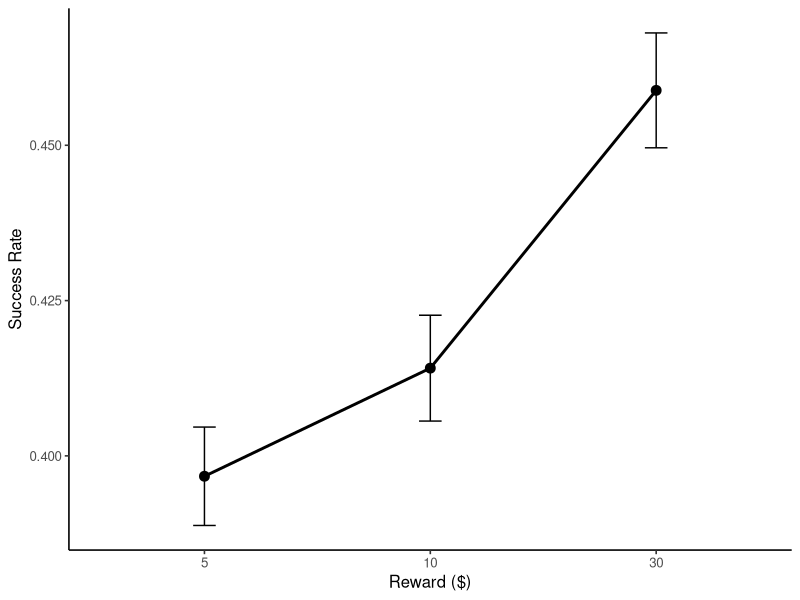
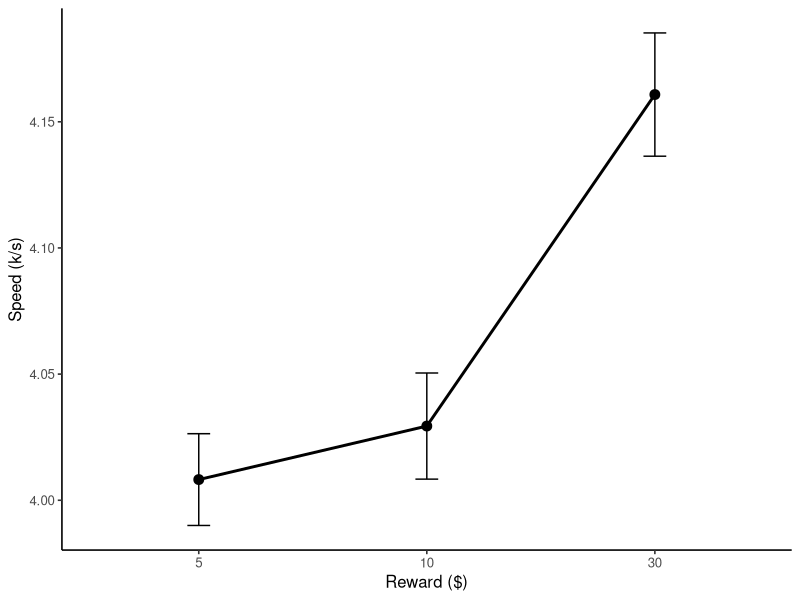
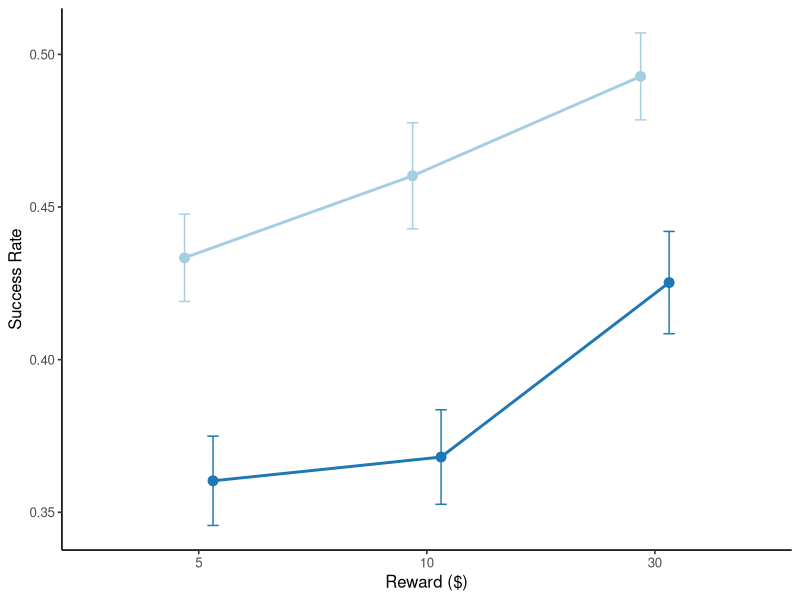
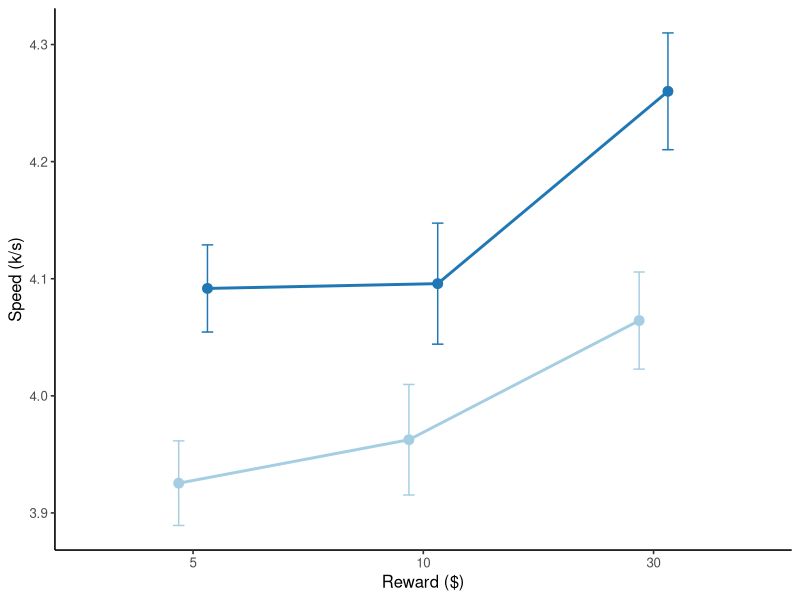
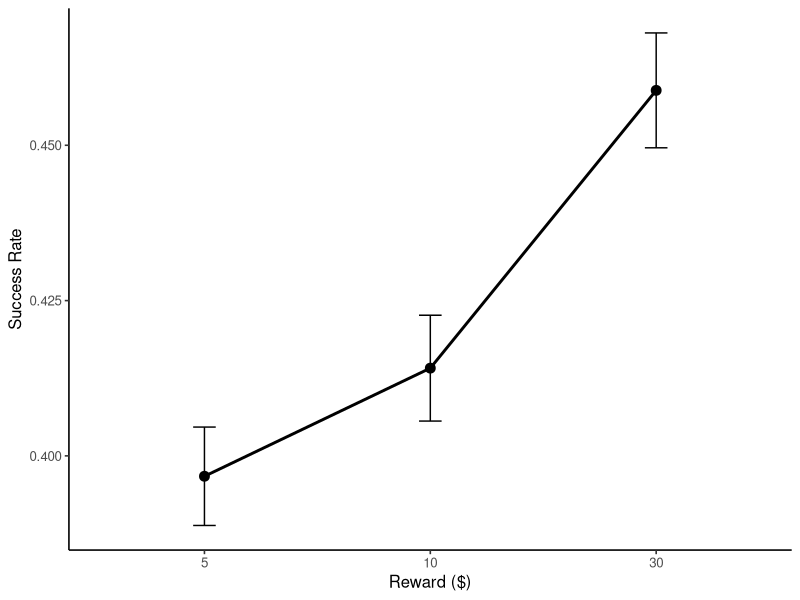
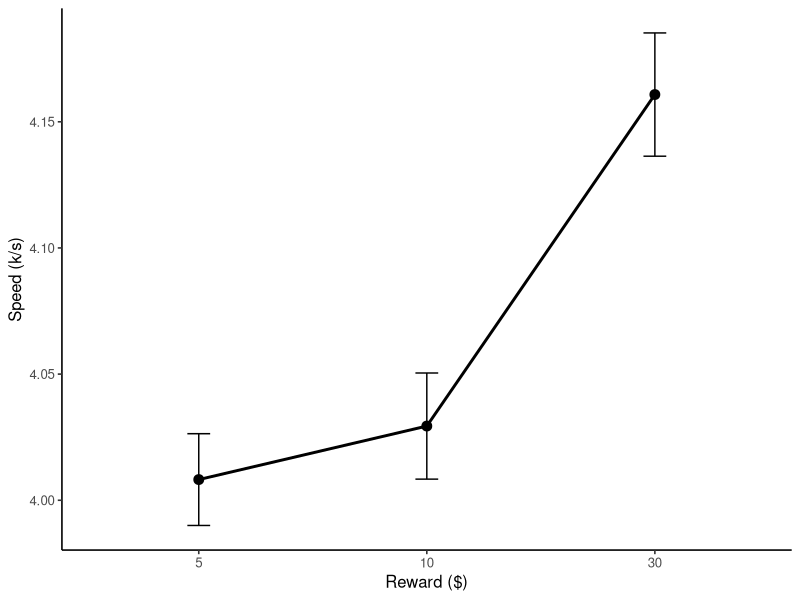
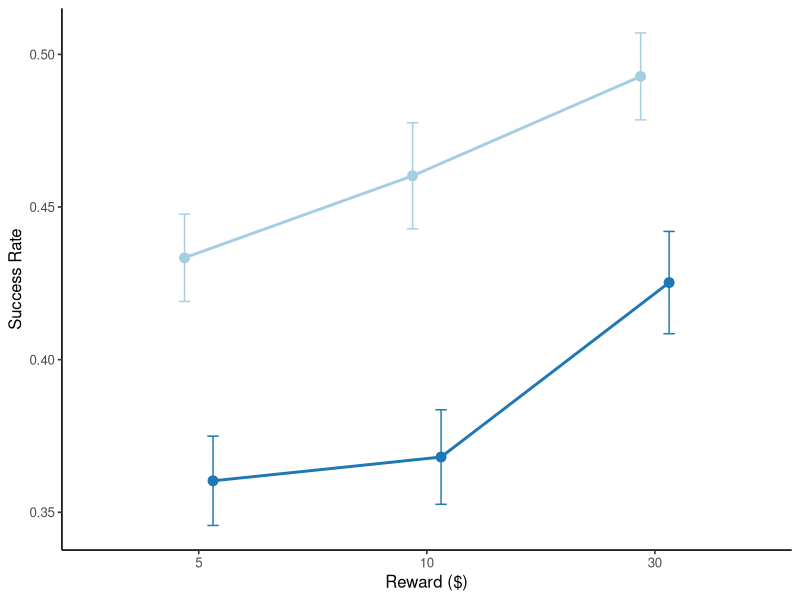
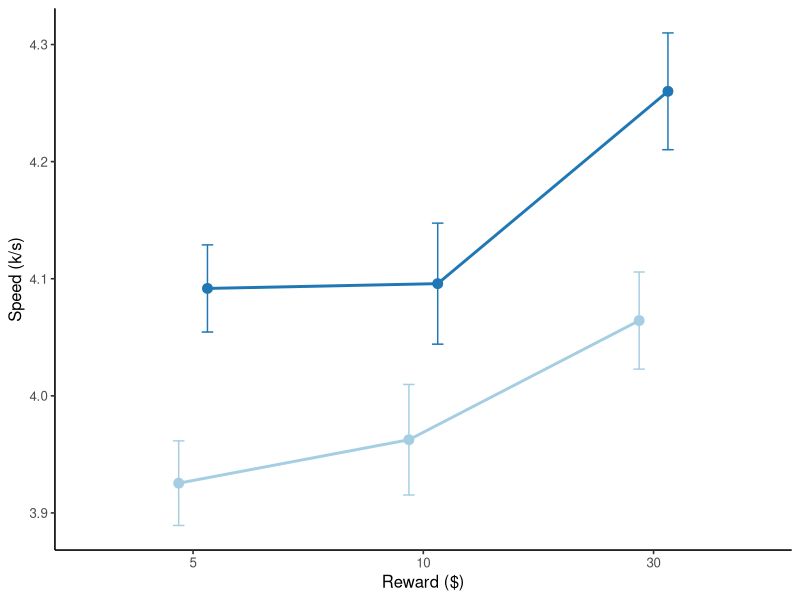

R code for these plots, in order:
library(tidyverse)
library(plotrix)
library(ggthemes)

setwd("/Users/adkinsty/Box/LeeLab/Experiments/Exp_files/dsp_scanner/")

data <- read_csv("data/clean/reward_loto_clf_bhv_data.csv") %>%
    filter(!is.na(dlpfc_clf_accs)) %>%
    mutate(
        seq=ifelse(sequence=="A","Trained","Novice"),
        bhv=accuracy,
        pfc=as.numeric(dlpfc_clf_accs),
        m1=as.numeric(m1_clf_accs),
        sma=as.numeric(sma_clf_accs),
        rew=as.factor(reward),
        sub=subject) %>%
    dplyr::select(c(seq,bhv,rew,sub,pfc,m1,sma,speed))

pos = position_dodge(.25)



f2Adata <-  data %>%
    mutate(bhv_mu = mean(bhv,na.rm=T)) %>%
    group_by(sub) %>% 
    mutate(bhv_id_mu = mean(bhv,na.rm=T)) %>% ungroup() %>%
    group_by(sub,rew) %>% 
    summarise(bhv = mean(bhv,na.rm=T), 
              bhv_id_mu = mean(bhv_id_mu,na.rm=T),
              bhv_mu=mean(bhv_mu,na.rm=T)) %>% 
    mutate(bhv_new = bhv - bhv_id_mu + bhv_mu) %>%
    group_by(rew) %>% 
    summarise(bhv = mean(bhv,na.rm=T),
              se=std.error(bhv_new,na.rm=T))
f2Adata %>%
    ggplot(aes(x=rew,y=bhv,ymin=bhv-se,ymax=bhv+se,group=1)) +
    geom_line(position=pos,size=1) +
    geom_point(position=pos,size=3) +
    geom_errorbar(position=pos,width=.1,size=.5) +
    scale_x_discrete("Reward ($)") +
    scale_y_continuous("Success Rate") +   
    theme_tufte(base_size = 12,base_family = "sans") +
    theme(legend.background = element_blank(),
          legend.position = "none",
          axis.line = element_line())
ggsave("visuals/figures/raw/f2A.pdf",units="in",height=3,width=3,dpi=150)

f2Bdata <-  data %>%
    mutate(speed_mu = mean(speed,na.rm=T)) %>%
    group_by(sub) %>% 
    mutate(speed_id_mu = mean(speed,na.rm=T)) %>% ungroup() %>%
    group_by(sub,rew) %>% 
    summarise(speed = mean(speed,na.rm=T), 
              speed_id_mu = mean(speed_id_mu,na.rm=T),
              speed_mu=mean(speed_mu,na.rm=T)) %>% 
    mutate(speed_new = speed - speed_id_mu + speed_mu) %>%
    group_by(rew) %>% 
    summarise(speed = mean(speed,na.rm=T),
              se=std.error(speed_new,na.rm=T))
f2Bdata %>%
    ggplot(aes(x=rew,y=speed,ymin=speed-se,ymax=speed+se,group=1)) +
    geom_line(position=pos,size=1) +
    geom_point(position=pos,size=3) +
    geom_errorbar(position=pos,width=.1,size=.5) +
    scale_x_discrete("Reward ($)") +
    scale_y_continuous("Speed (k/s)") +   
    theme_tufte(base_size = 12,base_family = "sans") +
    theme(legend.background = element_blank(),
          legend.position = "none",
          axis.line = element_line())
ggsave("visuals/figures/raw/f2B.pdf",units="in",height=3,width=3,dpi=150)


f2Adata <-  data %>%
    mutate(bhv_mu = mean(bhv,na.rm=T)) %>%
    group_by(sub) %>% 
    mutate(bhv_id_mu = mean(bhv,na.rm=T)) %>% ungroup() %>%
    group_by(sub,rew,seq) %>% 
    summarise(bhv = mean(bhv,na.rm=T), 
              bhv_id_mu = mean(bhv_id_mu,na.rm=T),
              bhv_mu=mean(bhv_mu,na.rm=T)) %>% 
    mutate(bhv_new = bhv - bhv_id_mu + bhv_mu) %>%
    group_by(rew,seq) %>% 
    summarise(bhv = mean(bhv,na.rm=T),
              se=std.error(bhv_new,na.rm=T))
f2Adata %>%
    ggplot(aes(x=rew,y=bhv,ymin=bhv-se,ymax=bhv+se,colour=seq,group=seq)) +
    geom_line(position=pos,size=1) +
    geom_point(position=pos,size=3) +
    geom_errorbar(position=pos,width=.1,size=.5) +
    scale_x_discrete("Reward ($)") +
    scale_y_continuous("Success Rate") +   
    scale_colour_brewer("Sequence",palette = "Paired") +
    theme_tufte(base_size = 12,base_family = "sans") +
    theme(legend.background = element_blank(),
          legend.position = "none",
          axis.line = element_line())
ggsave("visuals/figures/raw/f2A_seq.pdf",units="in",height=3,width=3,dpi=150)

f2Bdata <-  data %>%
    mutate(speed_mu = mean(speed,na.rm=T)) %>%
    group_by(sub) %>% 
    mutate(speed_id_mu = mean(speed,na.rm=T)) %>% ungroup() %>%
    group_by(sub,rew,seq) %>% 
    summarise(speed = mean(speed,na.rm=T), 
              speed_id_mu = mean(speed_id_mu,na.rm=T),
              speed_mu=mean(speed_mu,na.rm=T)) %>% 
    mutate(speed_new = speed - speed_id_mu + speed_mu) %>%
    group_by(rew,seq) %>% 
    summarise(speed = mean(speed,na.rm=T),
              se=std.error(speed_new,na.rm=T))
f2Bdata %>%
    ggplot(aes(x=rew,y=speed,ymin=speed-se,ymax=speed+se,colour=seq,group=seq)) +
    geom_line(position=pos,size=1) +
    geom_point(position=pos,size=3) +
    geom_errorbar(position=pos,width=.1,size=.5) +
    scale_x_discrete("Reward ($)") +
    scale_y_continuous("Speed (k/s)") +   
    scale_colour_brewer("Sequence",palette = "Paired") +
    theme_tufte(base_size = 12,base_family = "sans") +
    theme(legend.background = element_blank(),
          legend.position = "none",
          axis.line = element_line())
ggsave("visuals/figures/raw/f2B_seq.pdf",units="in",height=3,width=3,dpi=150)
